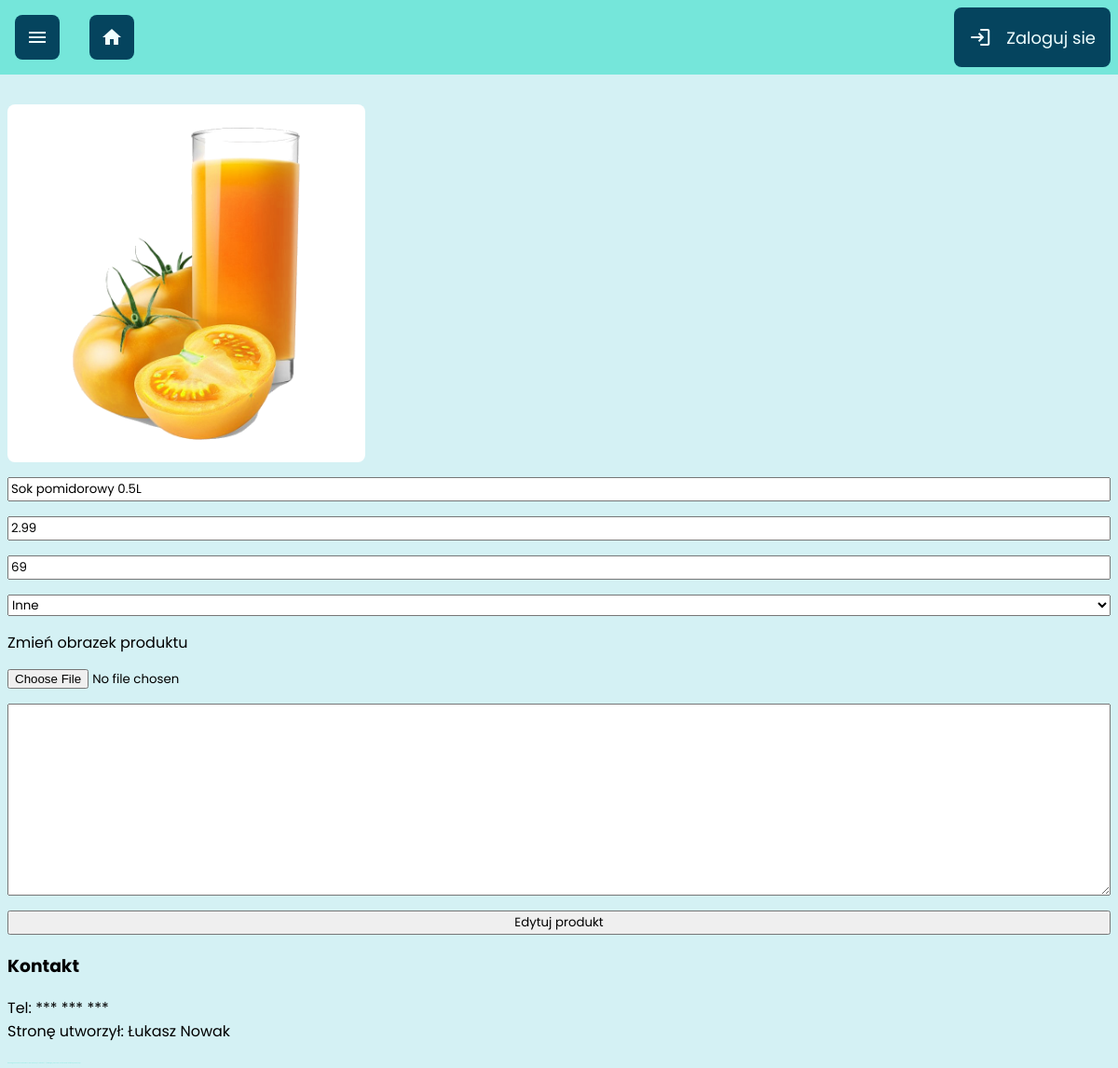
The app's page /edit_product.php?id=1, older data.
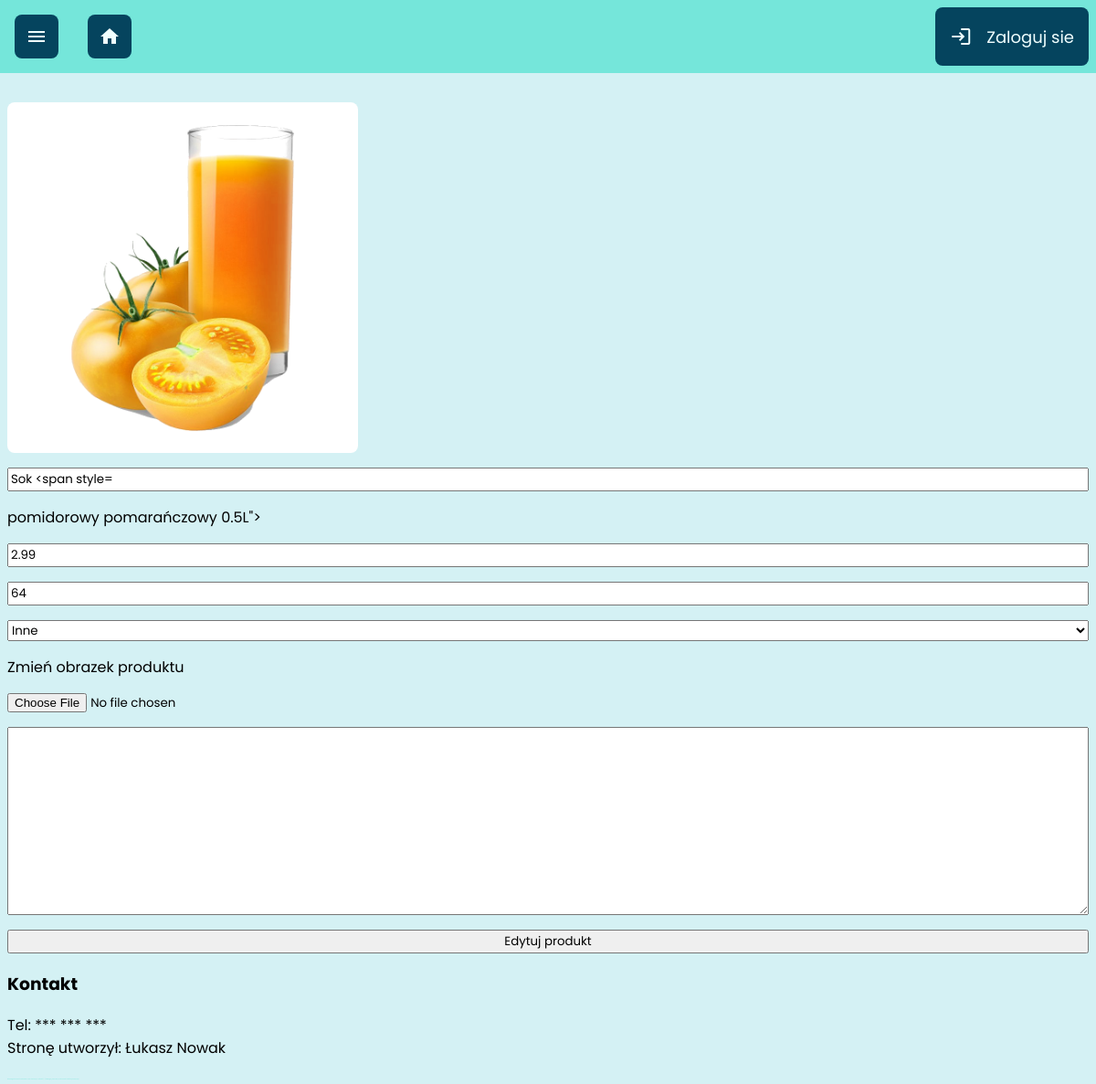
The same page, newer data.
### tables this page shows
CREATE TABLE `products` (
  `product_id` int(11) NOT NULL,
  `name` text NOT NULL,
  `price` decimal(10,2) NOT NULL,
  `quantity` int(11) NOT NULL,
  `category_id` int(11) NOT NULL,
  `picture_path` varchar(200) NOT NULL,
  `description` text NOT NULL
);

### edit_product.php (the view, shortened to what this page needs)
<?php
include_once "components/head.php";
include_once "components/header.php";
include_once "components/nav.php";
$id = $_GET['id'];
$q1 = "SELECT * FROM products WHERE product_id = $id";
$q2 = "SELECT * FROM categories";
$product = $conn->query($q1)->fetch_object();
$categories = $conn->query($q2);
?>
<section class="edit_product">
  <form action="edit_product.php?id=<?= $id ?>" method="POST" enctype="multipart/form-data">
    <img src="<?= $product->picture_path ?>">
    <input type="text" name="name" value="<?= $product->name ?>">
    <input type="number" name="price" value="<?= $product->price ?>">
    <input type="number" name="quantity" value="<?= $product->quantity ?>">
    <select name="category_id">
      <?php
      while ($cat = $categories->fetch_object()) {
        if ($cat->category_id == $product->category_id) {
          echo "<option value='$cat->category_id' selected>$cat->category_name</option>";
        } else {
          echo "<option value='$cat->category_id'>$cat->category_name</option>";
        }
      }
      ?>
    </select>
    <label for="image">Zmień obrazek produktu</label>
    <input type="file" name="image" id="image">
    <textarea name="descr" id="" cols="30" rows="10"></textarea>
    <input type="submit" name="edit" value="Edytuj produkt">
  </form>
</section>
<?php
include_once "components/footer.php";
include_once "components/foot.php";
?>

Row changes from the older to the newer data that the page shows:
changed products: quantity "69" → "64"; name "Sok pomidorowy 0.5L" → "pomidorowy pomarańczowy 0.5L"
Text that changed along with them:
form field name: (not shown) → "Sok <span style="
